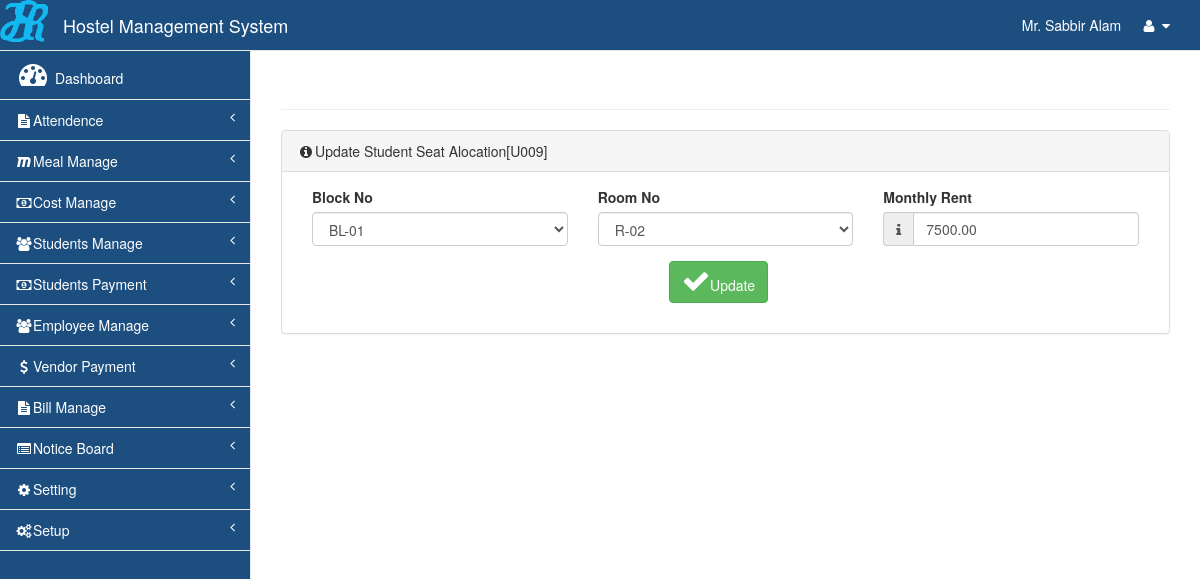
Page /ui/studentManage/seatalaction.php?id=U009&wtd=edit (signed in) on the committed database.
### tables this page shows
CREATE TABLE `seataloc` (
  `userId` varchar(10) NOT NULL,
  `roomNo` varchar(10) NOT NULL,
  `blockNo` varchar(30) NOT NULL,
  `monthlyRent` decimal(18,2) NOT NULL
);

### inc/dbPlayer.php (called while the page is built, shortened)
<?php
class dbPlayer {
    private $db_host="localhost";
    private $db_name="hms";
    private $db_user="root";
    private $db_pass="";
    protected $con;
   public function open(){
        $this->con = mysqli_connect($this->db_host,$this->db_user,$this->db_pass);
       if($this->con)
       {
           $dbSelect = mysqli_select_db($this->con, $this->db_name);
           if($dbSelect)
           {
               return "true";
           }
           else
           {
               return mysqli_error();
           }
       }
        else
        {
            return  mysqli_error();
        }
    }
    public  function  getData($query)
    {
        $res = mysqli_query($this->con, $query);
        if(!$res)
        {
            return "Can't get data";
        }
        else
        {
            return $res;
        }
    }
}

### ui/studentManage/seatalaction.php (the view, shortened to what this page needs)
<?php
require('./../../inc/dbPlayer.php');
if (isset($_GET['id']) && $_GET['wtd']) {
    $db = new \dbPlayer\dbPlayer();
    if($_GET['wtd']==="edit")
    {
        if ($msg = "true") {
            $result = $db->getData("SELECT * FROM seataloc where userId='".$GLOBALS['userId']."'");
            if($result !== "Can't get data")
            {
                $data = array();
                while ($row = mysqli_fetch_array($result)) {
                    array_push($data,$row['blockNo']);
                    array_push($data,$row['roomNo']);
                    array_push($data,$row['monthlyRent']);
                }
                formRender($data);
            }
            else
            {
                echo '<script type="text/javascript"> alert("' . $result . '");</script>';
            }
        } else {
            echo '<script type="text/javascript"> alert("' . $msg . '");</script>';
        }
    }
    else
    {
        header("location: seatalocation.php");
    }
}
else
{
    header("location: seatalocation.php");
}
function formRender($data)
{ ?>
    <?php include('./../../master.php'); ?>
    <div id="page-wrapper">
    <div class="row">
        <div class="col-lg-12">
            <h1 class="page-header titlehms"><i class="fa fa-hand-o-right"></i>Update Seat</h1>
        </div>
    </div>
    <div class="row">
        <div class="col-lg-12">
            <div class="panel panel-default">
                <div class="panel-heading">
                    <i class="fa fa-info-circle fa-fw"></i>Update Student Seat Alocation[<?php echo $GLOBALS['userId'];?>]
                </div>
                <div class="panel-body">
                    <div class="row">
                        <div class="col-lg-12">
                            <form name="seat" action="seatalaction.php?update=1"  accept-charset="utf-8" method="post" enctype="multipart/form-data">
                                        <div class="col-lg-4">
                                            <div class="form-group">
                                                <label>Block No</label>
                                                <select class="form-control" name="blockNo" required="">
                                                     <option value="<?php echo $data[0];?>" selected><?php echo $data[0];?></option>
                                                </select>
                                            </div>
                                        </div>
                                        <div class="col-lg-4">
                                            <div class="form-group">
                                                <label>Room No</label>
                                                <select class="form-control" name="roomNo" required="">
                                                     <option value="<?php echo $data[1];?>" selected><?php echo $data[1];?></option>
                                                </select>
                                            </div>
                                        </div>
                                        <div class="col-lg-4">
                                            <div class="form-group ">
                                                <label>Monthly Rent</label>
                                                <div class="input-group">
                                                    <span class="input-group-addon"><i class="fa fa-info"></i> </span>
                                                    <input type="text" placeholder="Monthly Rent" class="form-control" name="mrent" value="<?php echo $data[2];?>" required>
                                                </div>
                                            </div>
                                        </div>
                                    </div>
                                </div>
                                <div class="row">
                                    <div class="col-lg-12">
                                        <div class="col-lg-5"></div>
                                        <div class="col-lg-2">
                                            <div class="form-group ">
                                                <button type="submit" class="btn btn-success" name="btnUpdate" ><i class="fa fa-2x fa-check"></i>Update</button>
                                            </div>
                                        </div>
                                        <div class="col-lg-5">
                                        </div>
                                    </div>
                                </div>
                        </div>
                    </div>
                </div>
            </div>
        </div>
    </div>
    <?php include('./../../footer.php'); ?>
<?php }

### rows in the picture
seataloc: blockNo "BL-01", roomNo "R-02", mrent "7500.00"

### other values in the picture
$name "Mr. Sabbir Alam"
$GLOBALS['userId'] "U009"
